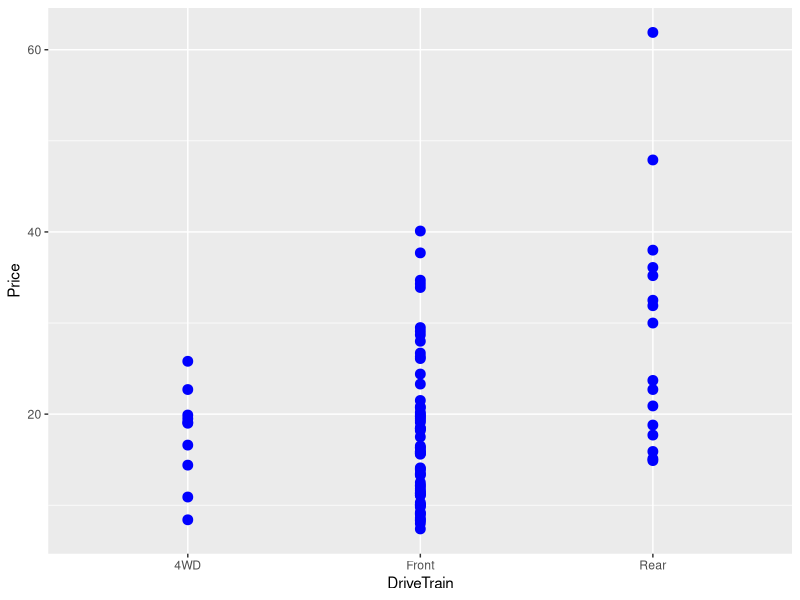
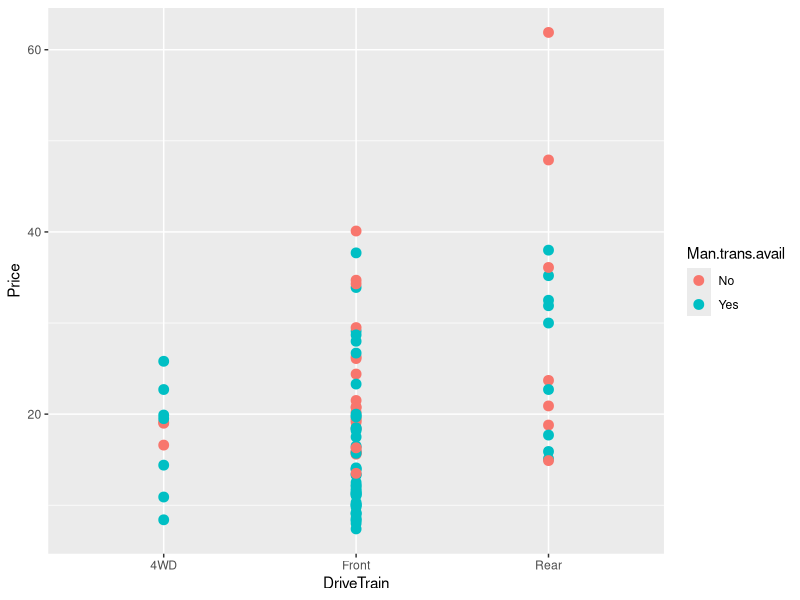
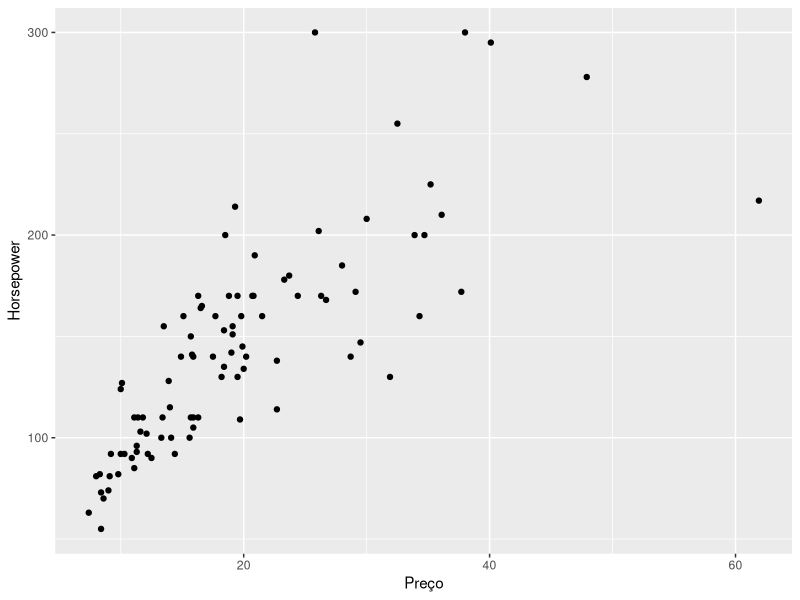
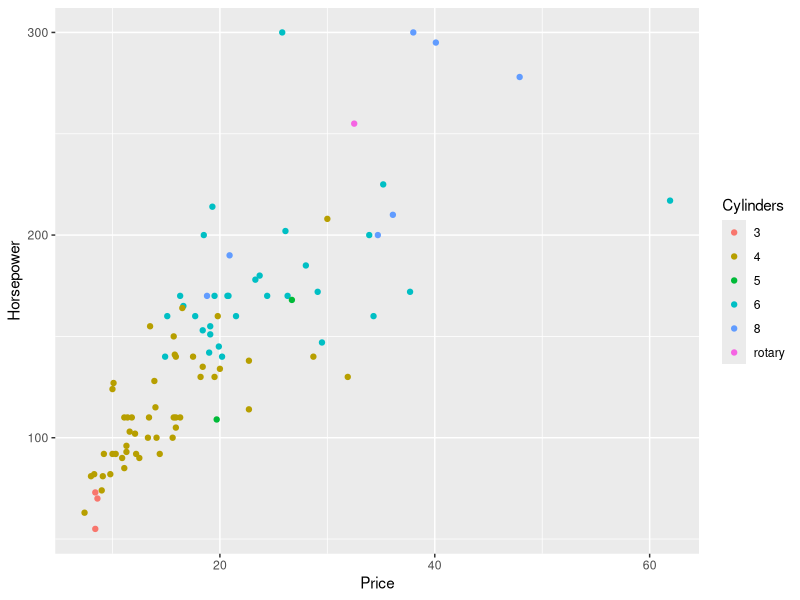
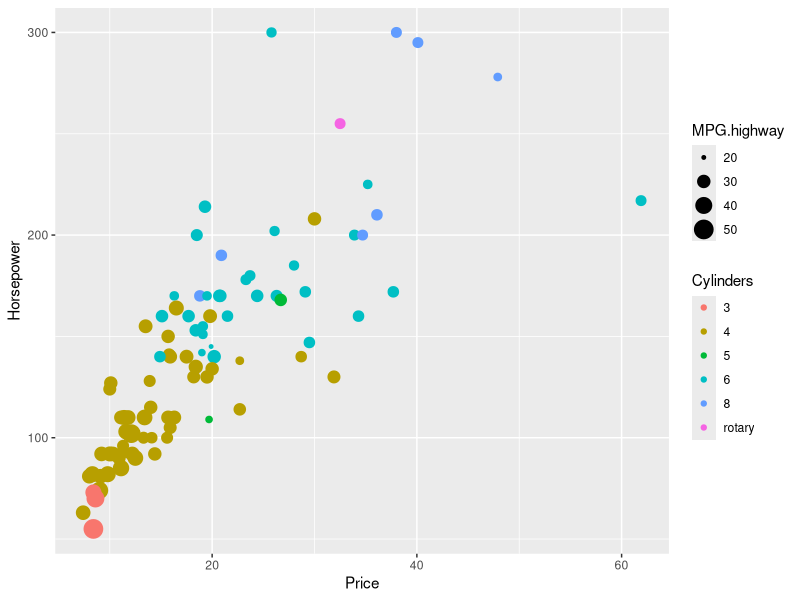
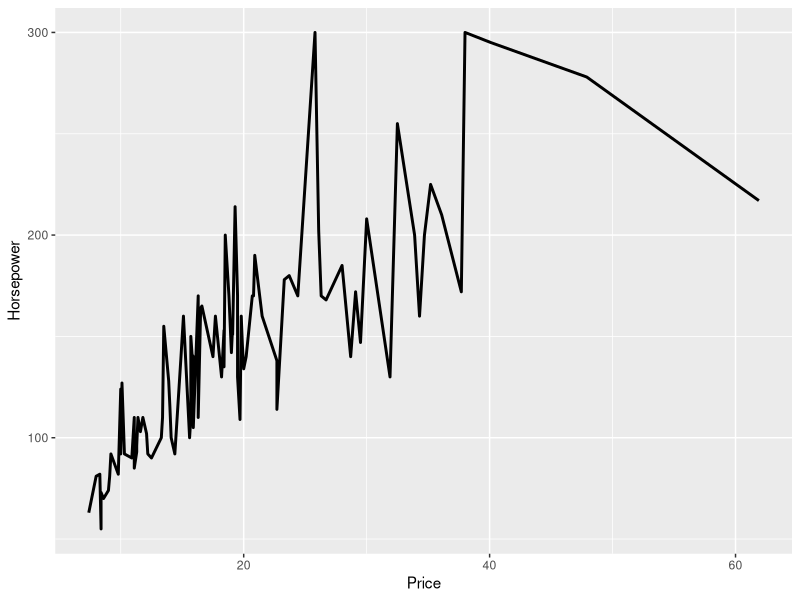
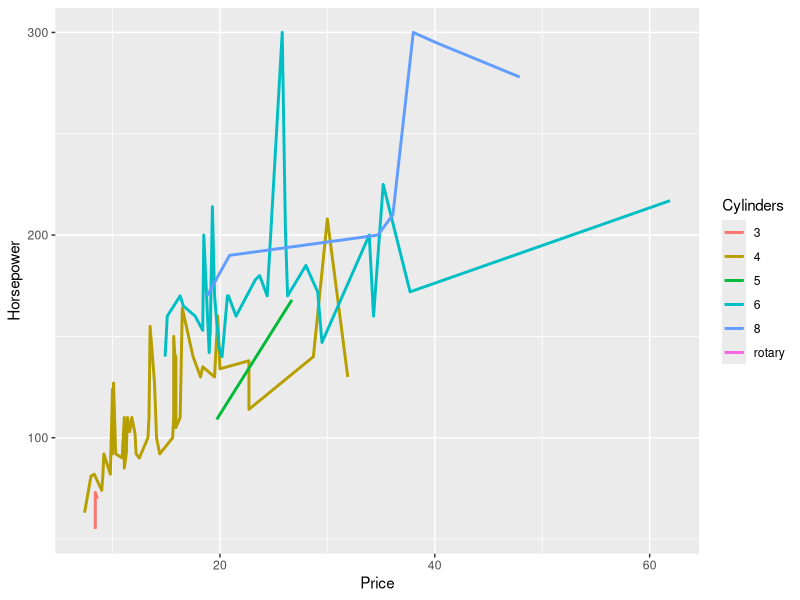

Generate these figures, in order, with R: (Note: this script raises an error after producing the figures.)
## ---- chunk 1
library(MASS)
## ---- chunk 2
head(Cars93)  

tail(Cars93)
## ---- chunk 3
View(Cars93)
## ---- chunk 4
dim(Cars93)
nrow(Cars93)
ncol(Cars93)
## ---- chunk 5
str(Cars93)
## ---- chunk 6
summary(Cars93)
## ---- chunk 7
levels(Cars93$DriveTrain)

levels(Cars93$Man.trans.avail)
## ---- chunk 8
with(Cars93, sum(Origin == "USA" & Cylinders == 4))
## ---- chunk 9
Cars93[c(4:20),]
## ---- chunk 10
is.data.frame(Cars93[20,])
## ---- chunk 11
filtro <- Cars93$Cylinders == 6
## ---- chunk 12
Cars93[filtro,]
## ---- chunk 13
Cars93[Cars93$Cylinders == 6 & Cars93$EngineSize > 3, ] 

Cars93[Cars93$Cylinders == 6 & Cars93$Man.trans.avail == 'Yes', ]
## ---- chunk 14
CM_city <- mean(Cars93$MPG.city)

sprintf('O consumo médio na cidade dos carros em 93 era de %.2f MPG', CM_city)
## ---- chunk 15
CM_Rod <- mean(Cars93$MPG.highway)

sprintf('O consumo médio na rodovía dos carros em 93 era de %.2f MPG', CM_Rod)
## ---- chunk 16
modelos <- unique(Cars93$Model)

length(modelos)

## ---- chunk 17
library(ggplot2)
## ---- chunk 18
qplot(data=Cars93, x= DriveTrain, y= Price, colour=I('blue'), size=I(3))
## ---- chunk 19
qplot(data=Cars93, x= DriveTrain, y= Price, colour=Man.trans.avail, size=I(3))
## ---- chunk 20
plt1 <- ggplot(data = Cars93, aes(x=Price, y=Horsepower))

plt1 + geom_point() + xlab('Preço')
## ---- chunk 21
plt2 <- ggplot(data = Cars93, aes(x=Price, y=Horsepower, colour=Cylinders))
plt2 + geom_point()

## ---- chunk 22
plt3 <- ggplot(data = Cars93, aes(x=Price, y=Horsepower, colour=Cylinders, size=MPG.highway))
plt3 + geom_point()
## ---- chunk 23

plt1 + geom_line(size=1)
plt2 + geom_line(size=1)

## ---- chunk 24
grid.arrange(plt1 + geom_line(size=1), plt2 + geom_line(size=1), ncol=1)
## ---- chunk 25
library(cowplot)
library(ggpubr)
## ---- chunk 26
plot_grid(plt1 + geom_line(size=1), plt2 + geom_line(size=1), 
          labels = c("A", "B"),
          ncol = 1, nrow = 2)
## ---- chunk 27
ggarrange(plt1 + geom_line(size=1), plt2 + geom_line(size=1),
          labels = c("A", "B"),
          ncol = 1, nrow = 2)
## ---- chunk 28
figure <- ggarrange(plt1 + geom_line(size=1), plt2 + geom_line(size=1) +
                      font("x.text", size = 10),
                    ncol = 1, nrow = 2)

annotate_figure(figure,
                top = text_grob("Visualizing mpg", color = "red", face = "bold", size = 14),
                bottom = text_grob("Data source: \n mtcars data set", color = "blue",
                                   hjust = 1, x = 1, face = "italic", size = 10),
                left = text_grob("Figure arranged using ggpubr", color = "green", rot = 90),
                right = "I'm done, thanks :-)!",
                fig.lab = "Figure 1", fig.lab.face = "bold"
                )
## ---- chunk 29
pr <- ggplot(data = Cars93, aes(x=Price))


grid.arrange(pr + geom_histogram(binwidth =10),
             pr + geom_histogram(binwidth =10, aes(fill=Cylinders), colour='black'),
             pr + geom_density(aes(fill=Cylinders), position = 'stack'))
## ---- chunk 30
plot_grid(plt1 + geom_point() + geom_smooth(),
          plt1 + geom_point() + geom_smooth(fill=NA), 
          labels = c("A", "B"),
          ncol = 1, nrow = 2)
## ---- chunk 31
p1 <- pr + geom_histogram(binwidth =10, aes(fill=Cylinders), colour='black') + facet_grid(Cylinders~., scales = 'free')
          
p2 <- plt3 + geom_point() + facet_grid(Cylinders~., scales = 'free')
          
ggarrange(p1, p2 + font("x.text", size = 10),
          ncol = 1, nrow = 2)
## ---- chunk 32
plt2 + geom_point() + ylim(200,300)
## ---- chunk 33
plt2 + geom_point() + coord_cartesian(ylim = c(200,300))
## ---- chunk 34
plt_theme <- plt3 + geom_point() 

plt_theme + 
  ggtitle('Distribuição dos preços em relação a potência, cylindros e MPG') + 
  xlab('Potência') +
  ylab('Preço') +
  theme(plot.title = element_text(colour='DarkGreen', size=14, face='bold'),
        axis.title.x = element_text(colour = 'green', size = 18), 
        axis.title.y = element_text(colour = 'blue', size = 20),
        
        # elemento tick
        axis.text.x = element_text(size = 12),
        axis.text.y = element_text(size = 12),
        
        # legendas
        legend.title = element_text(colour = 'black', size = 8),
        legend.text = element_text(size=20))

